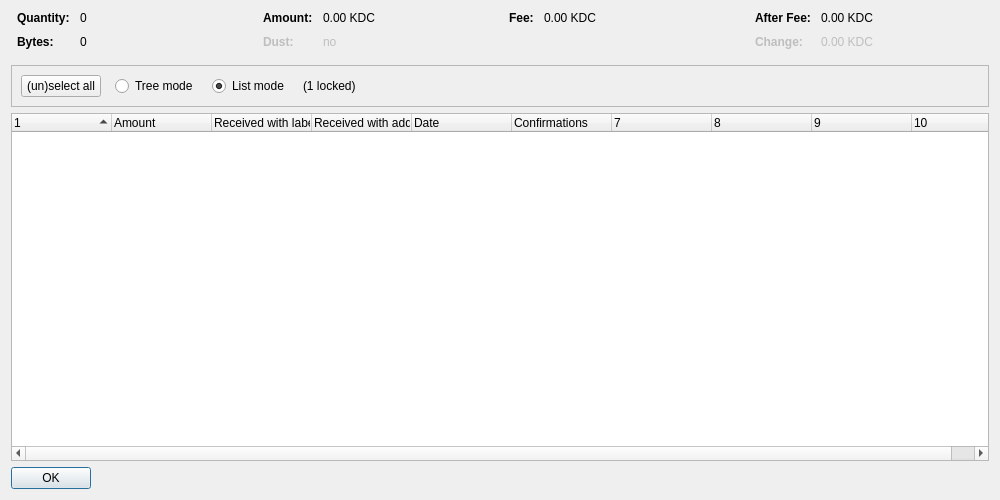
<?xml version="1.0" encoding="UTF-8"?>
<ui version="4.0">
 <class>CoinControlDialog</class>
 <widget class="QDialog" name="CoinControlDialog">
  <property name="geometry">
   <rect>
    <x>0</x>
    <y>0</y>
    <width>1000</width>
    <height>500</height>
   </rect>
  </property>
  <property name="windowTitle">
   <string>Coin Selection</string>
  </property>
  <layout class="QVBoxLayout" name="verticalLayout">
   <item>
    <layout class="QHBoxLayout" name="horizontalLayoutTop" stretch="0,0,0,0">
     <property name="topMargin">
      <number>0</number>
     </property>
     <property name="bottomMargin">
      <number>10</number>
     </property>
     <item>
      <layout class="QFormLayout" name="formLayoutCoinControl1">
       <property name="horizontalSpacing">
        <number>10</number>
       </property>
       <property name="verticalSpacing">
        <number>10</number>
       </property>
       <property name="leftMargin">
        <number>6</number>
       </property>
       <property name="rightMargin">
        <number>6</number>
       </property>
       <item row="0" column="0">
        <widget class="QLabel" name="labelCoinControlQuantityText">
         <property name="font">
          <font>
           <weight>75</weight>
           <bold>true</bold>
          </font>
         </property>
         <property name="text">
          <string>Quantity:</string>
         </property>
        </widget>
       </item>
       <item row="0" column="1">
        <widget class="QLabel" name="labelCoinControlQuantity">
         <property name="cursor">
          <cursorShape>IBeamCursor</cursorShape>
         </property>
         <property name="contextMenuPolicy">
          <enum>Qt::ActionsContextMenu</enum>
         </property>
         <property name="text">
          <string notr="true">0</string>
         </property>
         <property name="textInteractionFlags">
          <set>Qt::LinksAccessibleByMouse|Qt::TextSelectableByKeyboard|Qt::TextSelectableByMouse</set>
         </property>
        </widget>
       </item>
       <item row="1" column="0">
        <widget class="QLabel" name="labelCoinControlBytesText">
         <property name="font">
          <font>
           <weight>75</weight>
           <bold>true</bold>
          </font>
         </property>
         <property name="text">
          <string>Bytes:</string>
         </property>
        </widget>
       </item>
       <item row="1" column="1">
        <widget class="QLabel" name="labelCoinControlBytes">
         <property name="cursor">
          <cursorShape>IBeamCursor</cursorShape>
         </property>
         <property name="contextMenuPolicy">
          <enum>Qt::ActionsContextMenu</enum>
         </property>
         <property name="text">
          <string notr="true">0</string>
         </property>
         <property name="textInteractionFlags">
          <set>Qt::LinksAccessibleByMouse|Qt::TextSelectableByKeyboard|Qt::TextSelectableByMouse</set>
         </property>
        </widget>
       </item>
      </layout>
     </item>
     <item>
      <layout class="QFormLayout" name="formLayoutCoinControl2">
       <property name="horizontalSpacing">
        <number>10</number>
       </property>
       <property name="verticalSpacing">
        <number>10</number>
       </property>
       <property name="leftMargin">
        <number>6</number>
       </property>
       <property name="rightMargin">
        <number>6</number>
       </property>
       <item row="0" column="0">
        <widget class="QLabel" name="labelCoinControlAmountText">
         <property name="font">
          <font>
           <weight>75</weight>
           <bold>true</bold>
          </font>
         </property>
         <property name="text">
          <string>Amount:</string>
         </property>
        </widget>
       </item>
       <item row="0" column="1">
        <widget class="QLabel" name="labelCoinControlAmount">
         <property name="cursor">
          <cursorShape>IBeamCursor</cursorShape>
         </property>
         <property name="contextMenuPolicy">
          <enum>Qt::ActionsContextMenu</enum>
         </property>
         <property name="text">
          <string notr="true">0.00 KDC</string>
         </property>
         <property name="textInteractionFlags">
          <set>Qt::LinksAccessibleByMouse|Qt::TextSelectableByKeyboard|Qt::TextSelectableByMouse</set>
         </property>
        </widget>
       </item>
       <item row="1" column="0">
        <widget class="QLabel" name="labelCoinControlLowOutputText">
         <property name="enabled">
          <bool>false</bool>
         </property>
         <property name="font">
          <font>
           <weight>75</weight>
           <bold>true</bold>
          </font>
         </property>
         <property name="text">
          <string>Dust:</string>
         </property>
        </widget>
       </item>
       <item row="1" column="1">
        <widget class="QLabel" name="labelCoinControlLowOutput">
         <property name="enabled">
          <bool>false</bool>
         </property>
         <property name="cursor">
          <cursorShape>IBeamCursor</cursorShape>
         </property>
         <property name="contextMenuPolicy">
          <enum>Qt::ActionsContextMenu</enum>
         </property>
         <property name="text">
          <string notr="true">no</string>
         </property>
         <property name="textInteractionFlags">
          <set>Qt::LinksAccessibleByMouse|Qt::TextSelectableByKeyboard|Qt::TextSelectableByMouse</set>
         </property>
        </widget>
       </item>
      </layout>
     </item>
     <item>
      <layout class="QFormLayout" name="formLayoutCoinControl3">
       <property name="horizontalSpacing">
        <number>10</number>
       </property>
       <property name="verticalSpacing">
        <number>10</number>
       </property>
       <property name="leftMargin">
        <number>6</number>
       </property>
       <property name="rightMargin">
        <number>6</number>
       </property>
       <item row="0" column="0">
        <widget class="QLabel" name="labelCoinControlFeeText">
         <property name="font">
          <font>
           <weight>75</weight>
           <bold>true</bold>
          </font>
         </property>
         <property name="text">
          <string>Fee:</string>
         </property>
        </widget>
       </item>
       <item row="0" column="1">
        <widget class="QLabel" name="labelCoinControlFee">
         <property name="cursor">
          <cursorShape>IBeamCursor</cursorShape>
         </property>
         <property name="contextMenuPolicy">
          <enum>Qt::ActionsContextMenu</enum>
         </property>
         <property name="text">
          <string notr="true">0.00 KDC</string>
         </property>
         <property name="textInteractionFlags">
          <set>Qt::LinksAccessibleByMouse|Qt::TextSelectableByKeyboard|Qt::TextSelectableByMouse</set>
         </property>
        </widget>
       </item>
      </layout>
     </item>
     <item>
      <layout class="QFormLayout" name="formLayoutCoinControl4">
       <property name="horizontalSpacing">
        <number>10</number>
       </property>
       <property name="verticalSpacing">
        <number>10</number>
       </property>
       <property name="leftMargin">
        <number>6</number>
       </property>
       <property name="rightMargin">
        <number>6</number>
       </property>
       <item row="0" column="0">
        <widget class="QLabel" name="labelCoinControlAfterFeeText">
         <property name="font">
          <font>
           <weight>75</weight>
           <bold>true</bold>
          </font>
         </property>
         <property name="text">
          <string>After Fee:</string>
         </property>
        </widget>
       </item>
       <item row="0" column="1">
        <widget class="QLabel" name="labelCoinControlAfterFee">
         <property name="cursor">
          <cursorShape>IBeamCursor</cursorShape>
         </property>
         <property name="contextMenuPolicy">
          <enum>Qt::ActionsContextMenu</enum>
         </property>
         <property name="text">
          <string notr="true">0.00 KDC</string>
         </property>
         <property name="textInteractionFlags">
          <set>Qt::LinksAccessibleByMouse|Qt::TextSelectableByKeyboard|Qt::TextSelectableByMouse</set>
         </property>
        </widget>
       </item>
       <item row="1" column="0">
        <widget class="QLabel" name="labelCoinControlChangeText">
         <property name="enabled">
          <bool>false</bool>
         </property>
         <property name="font">
          <font>
           <weight>75</weight>
           <bold>true</bold>
          </font>
         </property>
         <property name="text">
          <string>Change:</string>
         </property>
        </widget>
       </item>
       <item row="1" column="1">
        <widget class="QLabel" name="labelCoinControlChange">
         <property name="enabled">
          <bool>false</bool>
         </property>
         <property name="cursor">
          <cursorShape>IBeamCursor</cursorShape>
         </property>
         <property name="contextMenuPolicy">
          <enum>Qt::ActionsContextMenu</enum>
         </property>
         <property name="text">
          <string notr="true">0.00 KDC</string>
         </property>
         <property name="textInteractionFlags">
          <set>Qt::LinksAccessibleByMouse|Qt::TextSelectableByKeyboard|Qt::TextSelectableByMouse</set>
         </property>
        </widget>
       </item>
      </layout>
     </item>
    </layout>
   </item>
   <item>
    <widget class="QFrame" name="frame">
     <property name="minimumSize">
      <size>
       <width>0</width>
       <height>40</height>
      </size>
     </property>
     <property name="frameShape">
      <enum>QFrame::StyledPanel</enum>
     </property>
     <property name="frameShadow">
      <enum>QFrame::Sunken</enum>
     </property>
     <layout class="QHBoxLayout" name="horizontalLayout">
      <item>
       <layout class="QHBoxLayout" name="horizontalLayoutPanel" stretch="0,0,0,0,0">
        <property name="spacing">
         <number>14</number>
        </property>
        <item>
         <widget class="QPushButton" name="pushButtonSelectAll">
          <property name="sizePolicy">
           <sizepolicy hsizetype="Maximum" vsizetype="Fixed">
            <horstretch>0</horstretch>
            <verstretch>0</verstretch>
           </sizepolicy>
          </property>
          <property name="text">
           <string>(un)select all</string>
          </property>
          <property name="autoDefault">
           <bool>false</bool>
          </property>
         </widget>
        </item>
        <item>
         <widget class="QRadioButton" name="radioTreeMode">
          <property name="sizePolicy">
           <sizepolicy hsizetype="Maximum" vsizetype="Fixed">
            <horstretch>0</horstretch>
            <verstretch>0</verstretch>
           </sizepolicy>
          </property>
          <property name="text">
           <string>Tree mode</string>
          </property>
         </widget>
        </item>
        <item>
         <widget class="QRadioButton" name="radioListMode">
          <property name="sizePolicy">
           <sizepolicy hsizetype="Maximum" vsizetype="Fixed">
            <horstretch>0</horstretch>
            <verstretch>0</verstretch>
           </sizepolicy>
          </property>
          <property name="text">
           <string>List mode</string>
          </property>
          <property name="checked">
           <bool>true</bool>
          </property>
         </widget>
        </item>
        <item>
         <widget class="QLabel" name="labelLocked">
          <property name="text">
           <string notr="true">(1 locked)</string>
          </property>
         </widget>
        </item>
        <item>
         <spacer name="horizontalSpacer">
          <property name="orientation">
           <enum>Qt::Horizontal</enum>
          </property>
          <property name="sizeHint" stdset="0">
           <size>
            <width>40</width>
            <height>20</height>
           </size>
          </property>
         </spacer>
        </item>
       </layout>
      </item>
     </layout>
    </widget>
   </item>
   <item>
    <widget class="CoinControlTreeWidget" name="treeWidget">
     <property name="contextMenuPolicy">
      <enum>Qt::CustomContextMenu</enum>
     </property>
     <property name="sortingEnabled">
      <bool>false</bool>
     </property>
     <property name="columnCount">
      <number>10</number>
     </property>
     <attribute name="headerShowSortIndicator" stdset="0">
      <bool>true</bool>
     </attribute>
     <attribute name="headerStretchLastSection">
      <bool>false</bool>
     </attribute>
     <column>
      <property name="text">
       <string/>
      </property>
     </column>
     <column>
      <property name="text">
       <string>Amount</string>
      </property>
     </column>
     <column>
      <property name="text">
       <string>Received with label</string>
      </property>
     </column>
     <column>
      <property name="text">
       <string>Received with address</string>
      </property>
     </column>
     <column>
      <property name="text">
       <string>Date</string>
      </property>
     </column>
     <column>
      <property name="text">
       <string>Confirmations</string>
      </property>
      <property name="toolTip">
       <string>Confirmed</string>
      </property>
     </column>
     <column>
      <property name="text">
       <string/>
      </property>
     </column>
     <column>
      <property name="text">
       <string/>
      </property>
     </column>
     <column>
      <property name="text">
       <string/>
      </property>
     </column>
     <column>
      <property name="text">
       <string/>
      </property>
     </column>
    </widget>
   </item>
   <item>
    <widget class="QDialogButtonBox" name="buttonBox">
     <property name="sizePolicy">
      <sizepolicy hsizetype="Maximum" vsizetype="Fixed">
       <horstretch>0</horstretch>
       <verstretch>0</verstretch>
      </sizepolicy>
     </property>
     <property name="orientation">
      <enum>Qt::Horizontal</enum>
     </property>
     <property name="standardButtons">
      <set>QDialogButtonBox::Ok</set>
     </property>
    </widget>
   </item>
  </layout>
 </widget>
 <customwidgets>
  <customwidget>
   <class>CoinControlTreeWidget</class>
   <extends>QTreeWidget</extends>
   <header>coincontroltreewidget.h</header>
  </customwidget>
 </customwidgets>
 <resources/>
 <connections/>
</ui>
